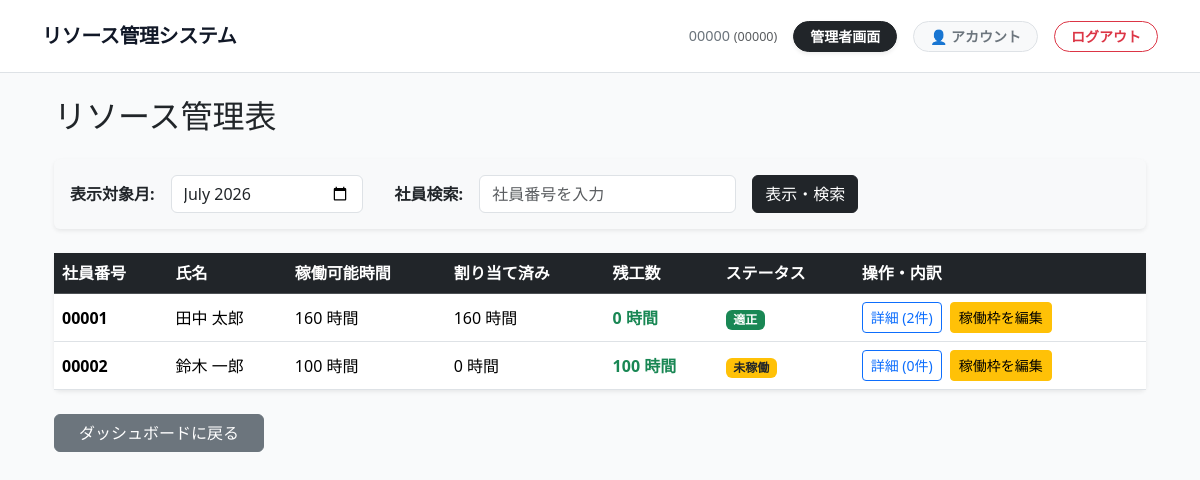
/admin-panel/resources/ (signed in), run on an earlier commit of the app's database.
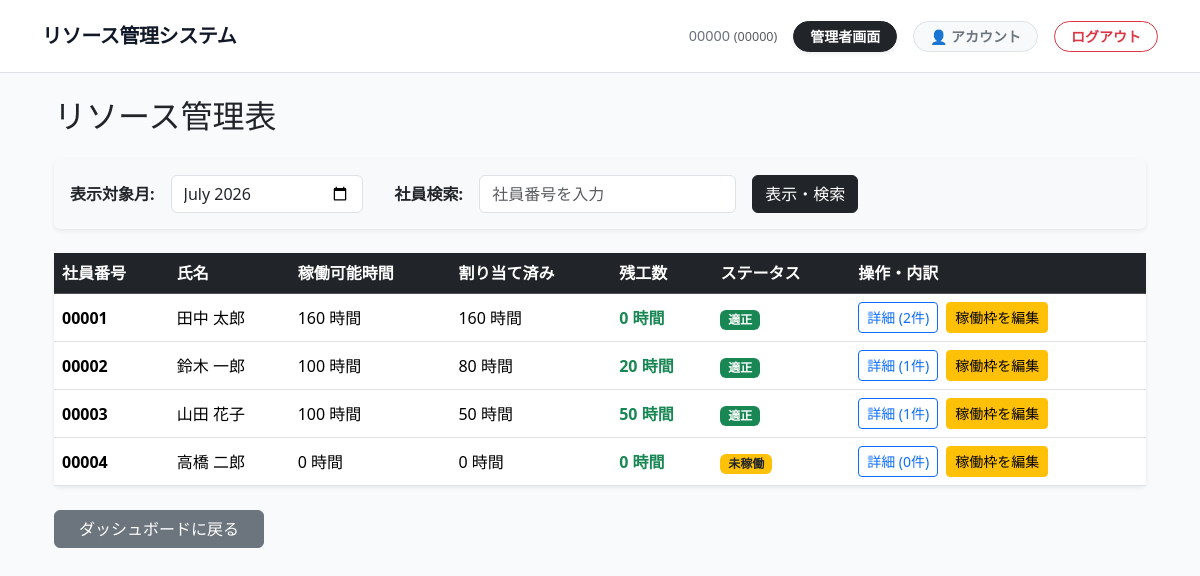
And on a later commit of the database.
### core/models.py (models this page shows, shortened)
class User(AbstractUser):
    ROLE_CHOICES = (
        ('ADMIN', 'Administrator'),
        ('EMPLOYEE', 'Employee'),
    )
    username = None
    employee_number_validator = RegexValidator(
        regex=r'^\d{5}$',
        message="社員番号は5桁の半角数字で入力してください。"
    )
    employee_number = models.CharField(
        max_length=5,
        unique=True,
        validators=[employee_number_validator],
        verbose_name="社員番号"
    )
    role = models.CharField(max_length=10, choices=ROLE_CHOICES, default='EMPLOYEE')
    last_name = models.CharField(verbose_name="姓", max_length=30, blank=True, default="")
    first_name = models.CharField(verbose_name="名", max_length=30, blank=True, default="")
    USERNAME_FIELD = 'employee_number'
    REQUIRED_FIELDS = []
    objects = CustomUserManager()
    def get_full_name(self):
        full_name = f"{self.last_name} {self.first_name}".strip()
        if full_name:
            return full_name
        return self.employee_number

### core/views/admin_views.py (the view)
# urls.py: path('resources/', admin_views.AdminResourceManagementView.as_view(), name='admin_resource_management'),
class AdminResourceManagementView(LoginRequiredMixin, AdminRequiredMixin, ListView):
    model = User
    template_name = 'core/admin/resource_management.html'
    context_object_name = 'employees'
    def get_queryset(self):
        month_str = self.request.GET.get('month', timezone.now().strftime('%Y-%m'))
        try:
            target_date = timezone.datetime.strptime(month_str, '%Y-%m').date()
        except ValueError:
            target_date = timezone.now().date().replace(day=1)
        available_prefetch = Prefetch(
            'available_resources',
            queryset=AvailableResource.objects.filter(target_month__year=target_date.year, target_month__month=target_date.month),
            to_attr='month_available'
        )
        effort_prefetch = Prefetch(
            'task_efforts',
            queryset=TaskEffort.objects.filter(target_month__year=target_date.year, target_month__month=target_date.month).select_related('project'),
            to_attr='month_efforts'
        )
        queryset = User.objects.prefetch_related(available_prefetch, effort_prefetch).exclude(is_superuser=True).order_by('employee_number')
        query = self.request.GET.get('q')
        if query:
            queryset = queryset.filter(employee_number__icontains=query)
        for user in queryset:
            user.available_hours = user.month_available[0].available_hours if user.month_available else 0
            user.allocated_hours = sum(effort.allocated_hours for effort in user.month_efforts)
            user.remaining_hours = user.available_hours - user.allocated_hours
        return queryset
    def get_context_data(self, **kwargs):
        context = super().get_context_data(**kwargs)
        context['current_month'] = self.request.GET.get('month', timezone.now().strftime('%Y-%m'))
        context['query'] = self.request.GET.get('q', '')
        return context

### core/context_processors.py (called while the page is built)
def user_roles(request):
    is_admin = False
    if request.user.is_authenticated:
        is_admin = request.user.is_superuser or request.user.role == 'ADMIN'
    return {
        'is_admin': is_admin,
    }

### core/views/admin_views.py (called while the page is built)
    def test_func(self):
        user = self.request.user
        return user.is_superuser or user.role == 'ADMIN'

### templates/core/admin/resource_management.html (shortened to what this page needs)
{% extends "base.html" %}
{% block content %}
<div class="container mt-4">
    <div class="mb-4">
        <h2>リソース管理表</h2>
    </div>
    <div class="card shadow-sm mb-4 border-0 bg-light">
        <div class="card-body">
            <form method="get" class="row align-items-center g-3">
                <div class="col-auto">
                    <label class="form-label fw-bold mb-0">表示対象月:</label>
                </div>
                <div class="col-auto">
                    <input type="month" name="month" class="form-control" value="{{ current_month }}">
                </div>
                <div class="col-auto ms-md-3">
                    <label class="form-label fw-bold mb-0">社員検索:</label>
                </div>
                <div class="col-auto">
                    <input type="search" name="q" class="form-control" placeholder="社員番号を入力" value="{{ query }}">
                </div>
                <div class="col-auto">
                    <button type="submit" class="btn btn-dark">表示・検索</button>
                </div>
            </form>
        </div>
    </div>
    <div class="card shadow-sm border-0">
        <div class="table-responsive">
            <table class="table table-hover align-middle mb-0">
                <thead class="table-dark">
                    <tr>
                        <th>社員番号</th>
                        <th>氏名</th>
                        <th>稼働可能時間</th>
                        <th>割り当て済み</th>
                        <th>残工数</th>
                        <th>ステータス</th>
                        <th>操作・内訳</th>
                    </tr>
                </thead>
                <tbody>
                    {% for emp in employees %}
                    <tr>
                        <td><span class="fw-bold">{{ emp.employee_number }}</span></td>
                        <td>{{ emp.get_full_name }}</td>
                        <td>{{ emp.available_hours }} 時間</td>
                        <td>{{ emp.allocated_hours }} 時間</td>
                        <td>
                            {% if emp.remaining_hours < 0 %}
                                <span class="text-danger fw-bold">{{ emp.remaining_hours }} 時間</span>
                            {% else %}
                                <span class="text-success fw-bold">{{ emp.remaining_hours }} 時間</span>
                            {% endif %}
                        </td>
                        <td>
                            {% if emp.remaining_hours < 0 %}
                                <span class="badge bg-danger">オーバーロード</span>
                            {% elif emp.allocated_hours == 0 %}
                                <span class="badge bg-warning text-dark">未稼働</span>
                            {% else %}
                                <span class="badge bg-success">適正</span>
                            {% endif %}
                        </td>
                        <td>
                            <div class="d-flex align-items-center gap-2">
                                <button class="btn btn-sm btn-outline-primary text-nowrap" type="button" data-bs-toggle="collapse" data-bs-target="#details-{{ emp.id }}">
                                    詳細 ({{ emp.month_efforts|length }}件)
                                </button>
                                <a href="{% url 'admin_resource_edit' emp.id current_month %}" class="btn btn-sm btn-warning text-nowrap">
                                    稼働枠を編集
                                </a>
                            </div>
                        </td>
                    </tr>
                    {% empty %}
                    <tr>
                        <td colspan="7" class="text-center text-muted py-4">社員データが存在しません。</td>
                    </tr>
                    {% endfor %}
                </tbody>
            </table>
        </div>
    </div>
    <div class="mt-4 text-start">
        <a href="{% url 'admin_dashboard' %}" class="btn btn-secondary px-4">ダッシュボードに戻る</a>
    </div>
</div>
{% endblock %}

### templates/base.html (shortened to what this page needs)
<!DOCTYPE html>
{% load static %}
<html lang="ja">
    <head>
        <link href="https://cdn.jsdelivr.net/npm/bootstrap@5.3.8/dist/css/bootstrap.min.css"
              rel="stylesheet">
        <link href="{% static 'css/app.css' %}" rel="stylesheet">
    </head>
    <body>
        {% block header %}
        <nav class="navbar navbar-expand-lg navbar-light bg-white border-bottom mb-4 py-3">
            <div class="container">
                <a class="navbar-brand fw-bold d-flex align-items-center" href="{% url 'dashboard_redirect' %}" style="color: #111827; letter-spacing: -0.02em;">
                    リソース管理システム
                </a>
                <div class="collapse navbar-collapse justify-content-end">
                    {% if user.is_authenticated %}
                    <ul class="navbar-nav align-items-center mb-0 gap-3">
                        <li class="nav-item text-secondary fw-medium" style="font-size: 0.9rem;">
                            {{ user.get_full_name }} <span class="text-muted small">({{ user.employee_number }})</span>
                        </li>
                        {% if user.is_superuser or user.role == 'ADMIN' %}
                        <li class="nav-item">
                            <a class="btn btn-sm btn-dark fw-semibold px-3 rounded-pill shadow-sm" href="{% url 'admin_dashboard' %}">
                                管理者画面
                            </a>
                        </li>
                        {% endif %}
                        <li class="nav-item">
                            <a class="btn btn-sm btn-light border text-secondary fw-semibold px-3 rounded-pill" href="{% url 'profile_edit' %}">
                                👤 アカウント
                            </a>
                        </li>
                        <li class="nav-item">
                            <form method="post" action="{% url 'logout' %}" class="m-0 d-inline">
                                <button type="submit" class="btn btn-sm btn-outline-danger fw-semibold px-3 rounded-pill">ログアウト</button>
                            </form>
                        </li>
                    </ul>
                    {% endif %}
                </div>
            </div>
        </nav>
        {% endblock %}
        <div class="container">
            {% block content %}{% endblock %}
        </div>
    </body>
</html>

### static/css/app.css (style rules this page uses)
body { background-color: #F9FAFB; }

What changed in the data, as far as the page shows it:
computed for User "鈴木 一郎": allocated_hours "0" → "80"; remaining_hours "100" → "20"; month_efforts|length "0" → "1"; text "未稼働" → "適正"
added User: employee_number "00003", get_full_name "山田 花子", available_hours "100", allocated_hours "50", remaining_hours "50", shows "適正", month_efforts|length "1"
added User: employee_number "00004", get_full_name "高橋 二郎", available_hours "0", allocated_hours "0", remaining_hours "0", shows "未稼働", month_efforts|length "0"
